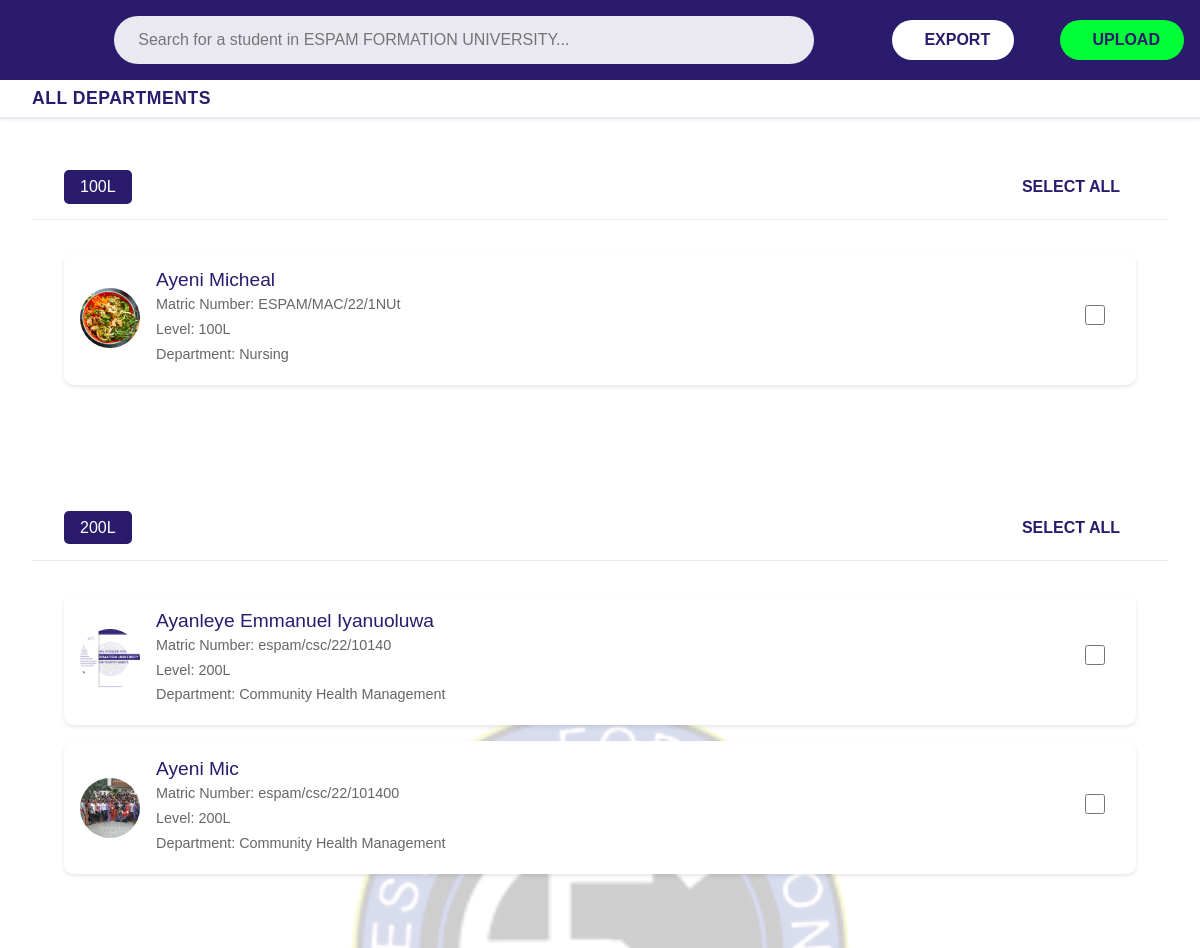
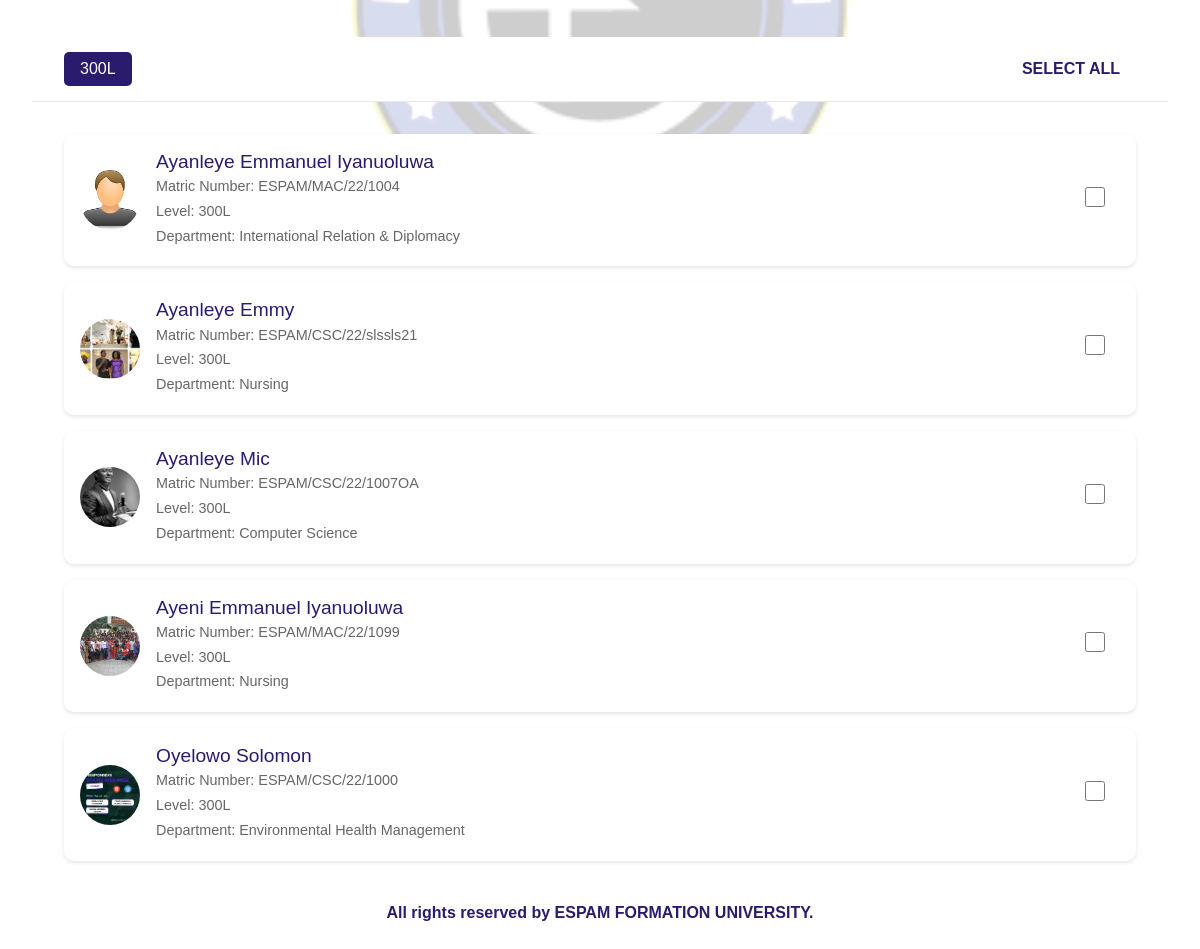
The app's page /view_students/ (signed in) with its own data (2 pictures, top to bottom).
### student_profile/models.py (models this page shows, shortened)
class Student(models.Model):
    DEPARTMENT_CHOICES = [
        ('Sociology', 'Sociology'),
        ('Economics', 'Economics'),
        ('Political Science', 'Political Science'),
        ('Computer Science', 'Computer Science'),
        ('Mass Communication', 'Mass Communication'),
        ('Accounting & Finance', 'Accounting & Finance'),
        ('Public Administration', 'Public Administration'),
        ('Business Administration', 'Business Administration'),
        ('Human Resource Management', 'Human Resource Management'),
        ('International Relation & Diplomacy', 'International Relations & Diplomacy'),
        ('Environmental Health Management', 'Environmental Health Management'),
        ('Community Health Management', 'Community Health Management'),
        ('Nursing', 'Nursing'),
    ]
    surname = models.CharField(max_length=100)
    other_names = models.CharField(max_length=150)
    date_of_birth = models.DateField()
    level = models.CharField(max_length=10)
    department = models.CharField(max_length=50, choices=DEPARTMENT_CHOICES)
    matric_number = models.CharField(max_length=50, unique=True)
    photo = models.ImageField(upload_to='students/photos/', blank=True, null=True)

### student_profile/views.py (the view)
    def wrap(request, *args, **kwargs):
        if request.user.is_authenticated and request.user.role == 'admin':
            return view_func(request, *args, **kwargs)
        else:
            messages.error(request, "You must be logged in as an admin to access this page.")
            return redirect('login')

### student_profile/templatetags/custom_filters.py (called while the page is built)
@register.filter(name='get_item')
def get_item(dictionary, key):
    return dictionary.get(key, [])

### student_profile/views.py (called while the page is built)
def admin_required(view_func):
    def wrap(request, *args, **kwargs):
        if request.user.is_authenticated and request.user.role == 'admin':
            return view_func(request, *args, **kwargs)
        else:
            messages.error(request, "You must be logged in as an admin to access this page.")
            return redirect('login')
    return wrap

@login_required
@admin_required
def view_students(request):
    selected_dept = request.GET.get('department', None)
    students_by_level = {}
    levels = [100, 200, 300]
    for level in levels:
        if selected_dept:
            students = Student.objects.filter(
                department__iexact=selected_dept.replace('_', ' '),
                level=str(level)
            )
        else:
            students = Student.objects.filter(level=str(level))
        students_by_level[level] = students.order_by('surname')
    context = {
        'students_by_level': students_by_level,
        'levels': levels,
        'selected_dept': selected_dept,
        'department_name': selected_dept.replace('_', ' ') if selected_dept else 'All Departments'
    }
    return render(request, 'view_student.html', context)

### templates/view_student.html (shortened to what this page needs)
{% load static %} {% load custom_filters %}
<!DOCTYPE html>
<html lang="en">
  <head>
    <link
      href="https://cdn.jsdelivr.net/npm/bootstrap@5.3.0/dist/css/bootstrap.min.css"
      rel="stylesheet"
    />
    <link href="https://cdn.lineicons.com/4.0/lineicons.css" rel="stylesheet" />
    <link
      rel="stylesheet"
      type="text/css"
      href="{% static 'css/style.css' %}"
    />
  </head>
  <body>
    <div class="dashboard-main">
      <nav class="dashboard-nav">
        <div class="dashboard-container">
          <div class="menu-wrapper">
            <button class="menu-toggle" type="button" id="menuToggle">
            </button>
          </div>
          <form
            action="{% url 'search_students' %}"
            method="GET"
            class="dashboard-search"
          >
            <input
              type="search"
              name="term"
              placeholder="Search for a student in ESPAM FORMATION UNIVERSITY..."
              class="dashboard-search-input"
            />
          </form>
          <button
            class="dashboard-export"
            onclick="window.location.href='{% url 'upload' %}'"
          >
            EXPORT
          </button>
          <button
            class="dashboard-upload"
            onclick="window.location.href='{% url 'upload' %}'"
          >
            UPLOAD
          </button>
        </div>
      </nav>
      <main class="student-list-wrapper">
        <div class="department-header">
          <h2 class="department-title">
            {% if is_search %}
              Search Results for "{{ search_term }}"
            {% elif selected_dept %}
              {{ department_name }}
            {% else %}
              All Departments
            {% endif %}
          </h2>
        </div>
        {% for level in levels %}
          <div class="level-section">
            <div class="level-header">
              <span class="level-tag">{{ level }}L</span>
              <button onclick="toggleAll('{{ level }}')" class="select-all-btn">
                SELECT ALL
              </button>
            </div>
            <div class="student-list">
              {% with level_students=students_by_level|get_item:level %}
                {% if level_students %}
                  {% for student in level_students %}
                    <div class="student-card">
                      <a href="{% url 'student_details' student.id %}" class="student-info text-decoration-none">
                        {% if student.photo %}
                          <img
                            src="{{ student.photo.url }}"
                            alt="{{ student.surname }}'s photo"
                            class="student-image"
                          />
                        {% else %}
                          <img
                            src="{% static 'images/images.jpeg' %}"
                            alt="Default photo"
                            class="student-image"
                          />
                        {% endif %}
                        <div class="student-details">
                          <h3>{{ student.surname }} {{ student.other_names }}</h3>
                          <p>Matric Number: {{ student.matric_number }}</p>
                          <p>Level: {{ student.level }}L</p>
                          <p>Department: {{ student.department }}</p>
                        </div>
                      </a>
                      <div class="student-select">
                        <input
                          type="checkbox"
                          class="student-checkbox level-{{ level }}"
                          value="{{ student.id }}"
                        />
                      </div>
                    </div>
                  {% endfor %}
                {% endif %}
              {% endwith %}
            </div>
          </div>
        {% endfor %}
      </main>
      <footer class="dashboard-footer">
        <p>All rights reserved by ESPAM FORMATION UNIVERSITY.</p>
      </footer>
    </div>
  </body>
</html>

### records on screen
Student: photo (picture), surname "Ayeni", other_names "Micheal", matric_number "ESPAM/MAC/22/1NUt", level "100", department "Nursing"
Student: photo (picture), surname "Ayanleye", other_names "Emmanuel Iyanuoluwa", matric_number "espam/csc/22/10140", level "200", department "Community Health Management"
Student: photo (picture), surname "Ayeni", other_names "Mic", matric_number "espam/csc/22/101400", level "200", department "Community Health Management"
Student: surname "Ayanleye", other_names "Emmanuel Iyanuoluwa", matric_number "ESPAM/MAC/22/1004", level "300", department "International Relation & Diplomacy"
Student: photo (picture), surname "Ayanleye", other_names "Emmy", matric_number "ESPAM/CSC/22/slssls21", level "300", department "Nursing"
Student: photo (picture), surname "Ayanleye", other_names "Mic", matric_number "ESPAM/CSC/22/1007OA", level "300", department "Computer Science"
Student: photo (picture), surname "Ayeni", other_names "Emmanuel Iyanuoluwa", matric_number "ESPAM/MAC/22/1099", level "300", department "Nursing"
Student: photo (picture), surname "Oyelowo", other_names "Solomon", matric_number "ESPAM/CSC/22/1000", level "300", department "Environmental Health Management"

### other values on screen
{{ level }} "100" "200" "300"
